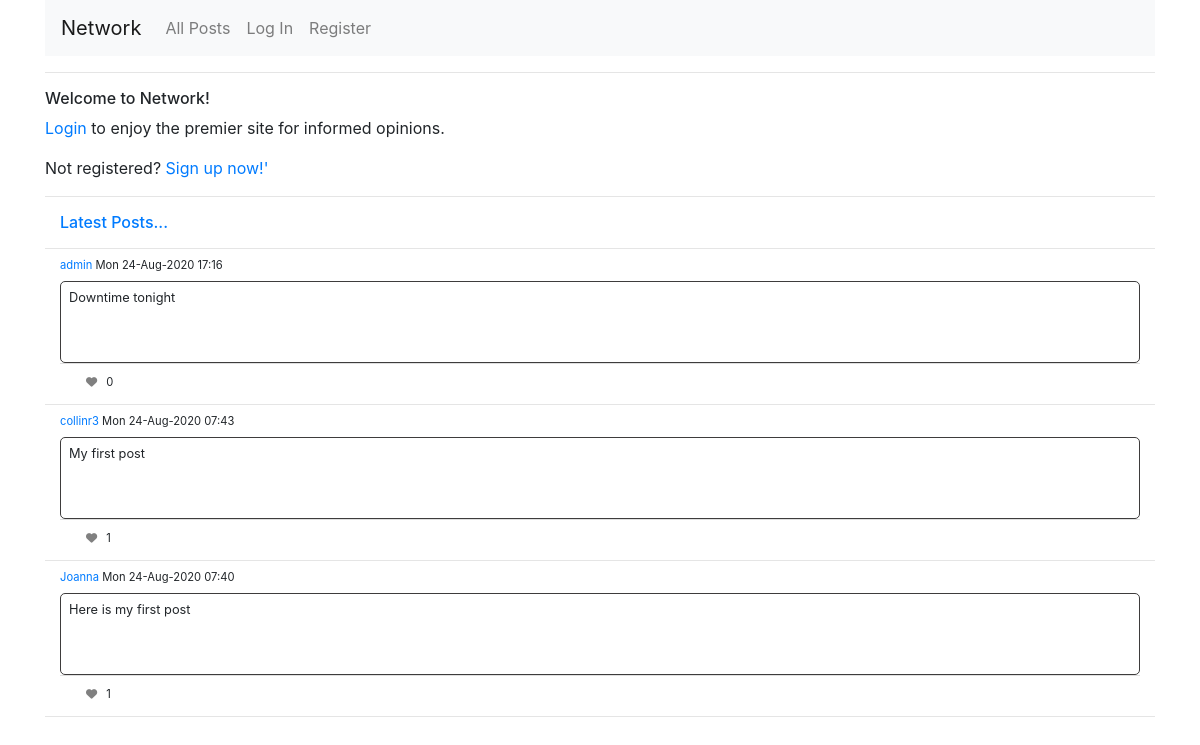
The app's page /, older data.
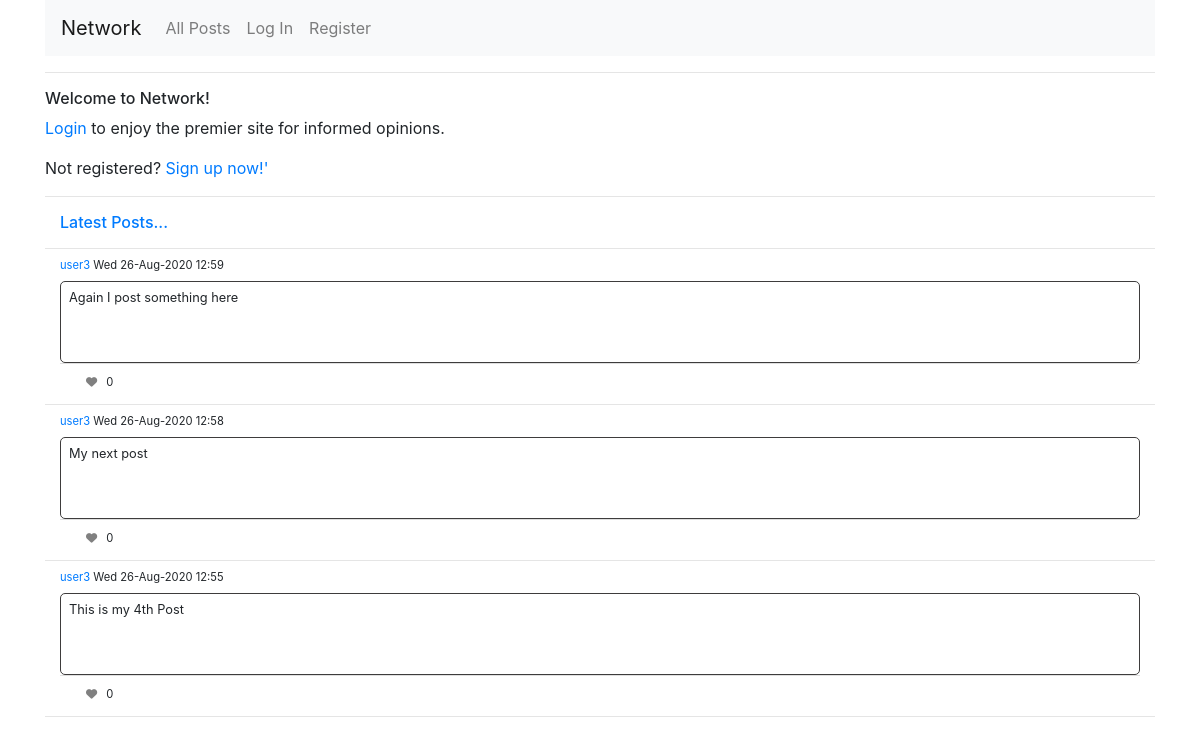
The same page, newer data.
### network/models.py (models this page shows, shortened)
class Post(models.Model):
    author = models.ForeignKey(User, on_delete=models.CASCADE, related_name='authors')
    text = models.TextField()
    like_count = models.IntegerField(default=0)
    created = models.DateTimeField(auto_now_add=True)
    updated = models.DateTimeField(auto_now=True)

class User(AbstractUser):
    def __str__(self):
        return f'{self.username}'

### network/views.py (the view)
# urls.py: path("", views.index, name="index"),
def index(request):
    view_intro = False
    try:
        if User.objects.get(id=request.user.id):
            return HttpResponseRedirect(reverse("posts"))
    except User.DoesNotExist:
        view_intro = True
    posts = Post.objects.all().order_by('-id')[:3]
    opinion = 'U'
    post_list = []
    for post in posts:
        post_list.append((post, opinion))
    content = {
        'intro': view_intro,
        'post_list': post_list,
    }
    return render(request, "network/index.html", content)

### network/templates/network/index.html (shortened to what this page needs)
{% extends "network/layout.html" %}
{% block body %}
{% block intro %}
    {% if intro %}
        {% include './intro.html' %}
    {% endif %}
{% endblock intro %}
{% block posts %}
    <h6 class="container">Latest Posts...</h6>
    <hr>
    {% for post, opinion in post_list %}
    <div class="container-fluid">
        <p class="author_info">
            <a href="{% url 'posts' %}?uid={{ post.author.id }}">
	            {{ post.author }}
            </a>
            {{ post.created|date:'D j-M-Y H:i' }}
        </p>
        <div id="text-{{ post.id }}">
            <div class="container posttext" >
                <p id="para-{{ post.id }}" class="collapse post" aria-expanded="false">{{ post.text }}</p>
            </div>
            <div class="card-footer author_info">
                <div class="row">
                    <div class="col">
		                {% if post.author != user %}
		                    {% if opinion == 'U' %}
		                        <button class='like-button' id={{ post.id }} data-postid="{{ post.id }}">
			                        <span id="span-{{ post.id }}" style="color: grey;">
				                        <i class="fas fa-heart" title="Like/Unlike Post"></i>
			                        </span>
		                        </button>
		                    {% else %}
		                        <button class='like-button' id={{ post.id }} data-postid="{{ post.id }}">
			                        <span  id="span-{{ post.id }}" style="color: #dc143c">
				                        <i class="fas fa-heart" title="Like/Unlike post"></i>
			                        </span>
		                        </button>
		                    {% endif %}
		                {% endif %}
                        <span class="like-count" id="like-count-{{ post.id}}">
	                        {{ post.like_count }}
                        </span>
                    </div>
	                <div class="col justify-content-end">
	                </div>
                </div>
            </div>
        </div>
    </div>
    <hr>
    {% endfor %}
{%  endblock posts %}
{% endblock %}

### network/templates/network/layout.html (shortened to what this page needs)
{% load static %}
<!DOCTYPE html>
<html lang="en">
    <head>
        <link rel="stylesheet" href="https://stackpath.bootstrapcdn.com/bootstrap/4.4.1/css/bootstrap.min.css">
        <link href="{% static 'network/styles.css' %}" rel="stylesheet">
    </head>
    <body>
        <div class="container">
        <nav class="navbar navbar-expand-lg navbar-light bg-light">
            <a class="navbar-brand" href="{% url 'index' %}">Network</a>
            <div class="collapse navbar-collapse" id="navbarTogglerDemo02">
              <ul class="navbar-nav mr-auto mt-2 mt-lg-0">
                <li class="nav-item">
                  <a class="nav-link" href="{% url 'posts' %}">All Posts</a>
                </li>
                {% if user.is_authenticated %}
                    <li class="nav-item">
                        <a class="nav-link" href="{% url 'following' %}">Following</a>
                    </li>
                    <li class="nav-item">
                        <a class="nav-link" href="{% url 'logout' %}">Log Out</a>
                    </li>
                {% else %}
                    <li class="nav-item">
                        <a class="nav-link" href="{% url 'login' %}">Log In</a>
                    </li>
                    <li class="nav-item">
                        <a class="nav-link" href="{% url 'register' %}">Register</a>
                    </li>
                {% endif %}
              </ul>
            </div>
          </nav>
            <hr>
            {% block body %}
            {% endblock %}
        </div>
    </body>
</html>

### network/templates/network/intro.html
<h6>Welcome to Network!</h6>
<p> <a href="{% url 'login' %}">Login </a>to enjoy the premier site for informed opinions.</p>
<p> Not registered? <a href="{% url 'register' %}">Sign up now!'</p></p>
<hr>

### network/static/network/styles.css (style rules this page uses)
.like-button, .edit-button { border: none; background-color: transparent; }
.like-count { margin-right: 5px; }
.author_info { font-size: 0.7rem; line-height: 0.0rem; }
.posttext { font-size: .8rem; line-height: 1.05rem; border:1px; border-color: #3E3C3C; border-style: solid; border-radius: 5px; padding: 0.5rem }
.posttext p.collapse:not(.show) { display: block; height: 3rem; overflow: hidden; }
.card-footer { background-color: transparent; height: 1.5rem; }

Row changes from the older to the newer data that the page shows:
no longer on this page (row edited): Post: author "admin", created "Mon 24-Aug-2020 17:16", text "Downtime tonight", like_count "0"
no longer on this page (row edited): Post: author "collinr3", created "Mon 24-Aug-2020 07:43", text "My first post", like_count "1"
no longer on this page (row edited): Post: author "Joanna", created "Mon 24-Aug-2020 07:40", text "Here is my first post", like_count "1"
added Post: author "user3", created "Wed 26-Aug-2020 12:59", text "Again I post something here", like_count "0"
added Post: author "user3", created "Wed 26-Aug-2020 12:58", text "My next post", like_count "0"
added Post: author "user3", created "Wed 26-Aug-2020 12:55", text "This is my 4th Post", like_count "0"
